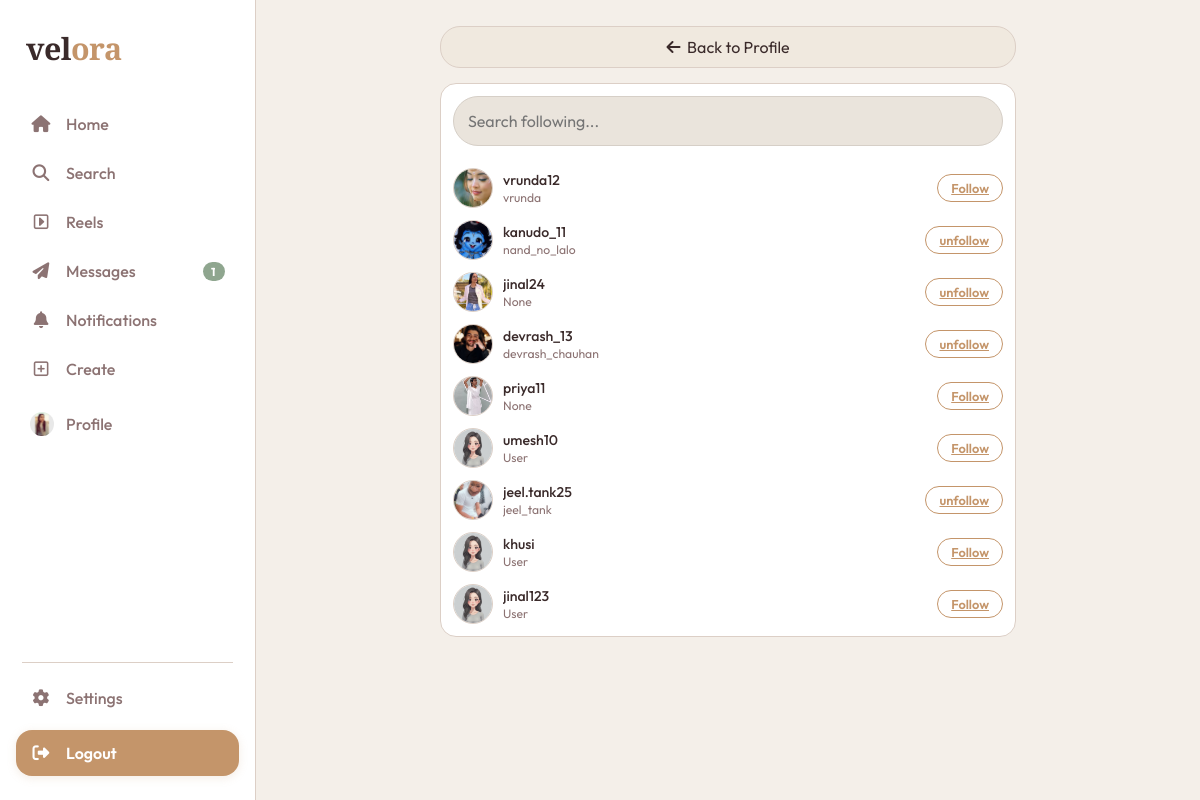
/following/ (signed in), run on the app's committed database.
### myapp/models.py (models this page shows, shortened)
class instauser(models.Model):
    gender_choices = (
        ('male','Male'),
        ('female','Female'),
    )
    username = models.CharField(max_length=100,unique=True)
    email = models.EmailField(unique=True,null=True,blank=True)
    password = models.CharField(max_length=100, null=True, blank=True)
    profile_pic = models.FileField(upload_to='profile_pics/', blank=True, null=True)
    gender = models.CharField(max_length=10,choices=gender_choices,blank=True, null=True)
    fullname = models.CharField(max_length=100,blank=True, null=True)
    bio = models.TextField(blank=True, null=True)
    description = models.TextField(blank=True, null=True)
    link = models.URLField(blank=True, null=True)
    otp = models.PositiveIntegerField(default=987)
    otp_created_at = models.DateTimeField(null=True, blank=True)
    created_at = models.DateTimeField(auto_now_add=True)
    updated_at = models.DateTimeField(auto_now=True)

### myapp/views.py (the view)
    def wrapper(request,*args,**kwargs):
        if "email" in request.session:
            try:
                uid = instauser.objects.get(email = request.session['email'])
                request.uid = uid
                return view_function(request,*args,**kwargs)
            except instauser.DoesNotExist:
                return redirect("login")
        return redirect("login")

### myapp/views.py (called while the page is built)
def checklogin(view_function):
    def wrapper(request,*args,**kwargs):
        if "email" in request.session:
            try:
                uid = instauser.objects.get(email = request.session['email'])
                request.uid = uid
                return view_function(request,*args,**kwargs)
            except instauser.DoesNotExist:
                return redirect("login")
        return redirect("login")
    return wrapper

@checklogin
def following(request):
    uid = request.uid
    users = instauser.objects.exclude(username=uid.username)
    my_following = FollowUsers.objects.filter(following=uid).values_list('following_person_id', flat=True)
    search = request.GET.get("search")
    if search:
        users = users.filter(
            Q(username__icontains = search) |
            Q(fullname__icontains = search)
        )
    context = {
        'uid': uid,
        'users': users,
        'my_following': my_following,
    }
    return render(request, "myapp/following.html", context)

### myapp/templates/myapp/following.html (shortened to what this page needs)
{% load static %}
<html lang="en">
<head>
  <link rel="stylesheet" href="https://cdnjs.cloudflare.com/ajax/libs/font-awesome/6.5.0/css/all.min.css">
  <link rel="stylesheet" href="{% static 'css/userpanel.css' %}">
  <link rel="stylesheet" href="{% static 'css/following.css' %}">
</head>
<body>
  <nav class="sidebar">
    <div class="logo">vel<span>ora</span></div>
    <div class="nav-links">
      <a href="{% url 'home' %}" class="nav-item"><span class="nav-icon"><i class="fa-solid fa-house"></i></span><span class="nav-label">Home</span></a>
      <a href="{% url 'search' %}" class="nav-item"><span class="nav-icon"><i class="fa-solid fa-magnifying-glass"></i></span><span class="nav-label">Search</span></a>
      <a href="{% url 'reels' %}" class="nav-item"><span class="nav-icon"><i class="fa-regular fa-square-caret-right"></i></span><span class="nav-label">Reels</span></a>
      <a href="{% url 'messages' %}" class="nav-item has-badge"><span class="nav-icon"><i class="fa-solid fa-paper-plane"></i></span><span class="nav-label">Messages</span><span class="badge" id="msg-badge" style="display:none;"></span></a>
      <a href="{% url 'notification' %}" class="nav-item has-badge"><span class="nav-icon"><i class="fa-solid fa-bell"></i></span><span class="nav-label">Notifications</span></a>
      <div class="nav-item-wrapper">
        <a href="javascript:void(0)" class="nav-item" onclick="var m=document.getElementById('create-submenu');m.style.display=m.style.display==='flex'?'none':'flex';"><span class="nav-icon"><i class="fa-regular fa-square-plus"></i></span><span class="nav-label">Create</span></a>
      </div>
      <a href="{% url 'profile' %}" class="sidebar-profile-mini">
        <span class="nav-icon">
          {% if uid.profile_pic %}
          <img src="{{uid.profile_pic.url}}" alt="Profile">
          {% else %}
          <img src="https://i.pravatar.cc/80?img=47" alt="Profile">
          {% endif %}
        </span>
        <span class="nav-label">Profile</span>
      </a>
    </div>
    <div class="sidebar-divider"></div>
    <div class="nav-bottom">
      <a href="{% url 'settings' %}" class="nav-item"><span class="nav-icon"><i class="fa-solid fa-gear"></i></span><span class="nav-label">Settings</span></a>
      <a href="{% url 'logout' %}" class="nav-item logout-btn"><span class="nav-icon"><i class="fa-solid fa-right-from-bracket"></i></span><span class="nav-label">Logout</span></a>
    </div>
  </nav>
  <div class="pages-wrapper">
    <div id="following" class="page page-with-panel" style="display:flex;">
      <main class="follow-list-area">
        <a href="{% url 'profile' %}" class="back-btn" style="display:flex; width:auto; padding: 0 16px; border-radius: 20px;">
          <i class="fa-solid fa-arrow-left"></i> &nbsp; Back to Profile
        </a>
        <div class="follow-list-card" style="display:flex; flex-direction:column; gap:12px; padding:12px;">
          <form method="GET" action="" style="width:100%; margin-bottom:10px;">
            <input
              type="text"
              name="search"
              placeholder="Search following..."
              value="{{ request.GET.search }}"
              class="search-input"
              style="width:100%; padding:14px; border-radius:25px;"
            >
          </form>
          {% for user in users %}
            <div class="suggest-item">
              <div class="sug-av">
                {% if user.profile_pic %}
                <img src="{{user.profile_pic.url}}">
                {% else %}
                <img src="https://i.pravatar.cc/80?img=9">
                {% endif %}
              </div>
              <div class="sug-info">
                <div class="sug-name">{{user.username}}</div>
                <div class="sug-note">{{user.fullname|default:"User"}}</div>
              </div>
              {% if user.id in my_following %}
                <a href="{% url 'follow_unfollow' pk=user.id %}" class="follow-btn remove-btn">unfollow</a>
              {% else %}
                <a href="{% url 'follow_unfollow' pk=user.id %}" class="follow-btn">Follow</a>
              {% endif %}
            </div>
          {% endfor %}
        </div>
      </main>
    </div>
  </div>
</body>
</html>

### myapp/static/css/userpanel.css (style rules this page uses)
:root { --bg: #F4EFE9; --bg2: #FFFFFF; --bg3: #F0E9DF; --border: #DCCFC6; --text: #3A2A2A; --muted: #8C7373; --accent: #C4956A; --accent2: #A98059; --green: #8FA68F; --sidebar-w: 256px; --panel-w: 310px; --r-sm: 10px; --r-md: 16px; --r-lg: 22px; --shadow: 0 2px 14px rgba(60, 40, 40, 0.10); --t: all 0.22s ease; font-size: 16px; }
*, *::before, *::after { box-sizing: border-box; margin: 0; padding: 0; }
html { scroll-behavior: smooth; }
body { font-family: 'Outfit', sans-serif; font-size: 1rem; background: var(--bg); color: var(--text); min-height: 100vh; display: flex; }
* { scrollbar-width: none; -ms-overflow-style: none; }
.sidebar { width: var(--sidebar-w); flex-shrink: 0; background: var(--bg2); border-right: 1px solid var(--border); height: 100vh; position: sticky; top: 0; display: flex; flex-direction: column; padding: 28px 16px 20px; overflow-y: auto; z-index: 100; }
.logo { font-family: 'Playfair Display', serif; font-size: 1.9rem; font-weight: 700; color: var(--text); padding: 0 10px 32px; letter-spacing: -0.5px; }
.logo span { color: var(--accent); }
.nav-links { display: flex; flex-direction: column; gap: 3px; flex: 1; }
.nav-item { display: flex; align-items: center; gap: 14px; padding: 13px 14px; border-radius: var(--r-md); color: var(--muted); text-decoration: none; font-size: 1rem; font-weight: 500; position: relative; transition: var(--t); }
.nav-icon { width: 22px; text-align: center; font-size: 1.05rem; flex-shrink: 0; }
.nav-label { flex: 1; }
.badge { background: var(--green); color: #fff; font-size: 0.72rem; font-weight: 700; padding: 2px 8px; border-radius: 20px; min-width: 22px; text-align: center; }
.sidebar-divider { height: 1px; background: var(--border); margin: 12px 6px; }
.nav-bottom { display: flex; flex-direction: column; gap: 3px; padding-bottom: 4px; }
.logout-btn { background: var(--accent) !important; color: #fff !important; border-radius: var(--r-md) !important; font-weight: 600 !important; margin-top: 6px; transition: var(--t); box-shadow: 0 2px 10px rgba(196, 149, 106, 0.18); }
.sidebar-profile-mini { display: flex; align-items: center; gap: 14px; padding: 13px 14px; border-radius: var(--r-md); text-decoration: none; transition: var(--t); margin-top: 4px; position: relative; color: var(--muted); font-weight: 500; }
.sidebar-profile-mini img { width: 24px; height: 24px; border-radius: 50%; object-fit: cover; flex-shrink: 0; display: block; }
.pages-wrapper { flex: 1; min-width: 0; position: relative; }
.page { display: none; width: 100%; min-height: 100vh; }
.page-with-panel { flex-direction: row; align-items: flex-start; }
.pages-wrapper { flex: 1; display: flex; justify-content: center; align-items: flex-start; min-height: 100vh; }
.back-btn { width: 42px; height: 42px; border-radius: 50%; background: var(--bg3); border: 1.5px solid var(--border); display: flex; align-items: center; justify-content: center; color: var(--text); text-decoration: none; font-size: 1rem; flex-shrink: 0; transition: var(--t); }
.suggest-item { display: flex; align-items: center; gap: 10px; }
.sug-av { width: 40px; height: 40px; border-radius: 50%; overflow: hidden; flex-shrink: 0; border: 1.5px solid var(--border); }
.sug-av img { width: 100%; height: 100%; object-fit: cover; }
.sug-info { flex: 1; min-width: 0; }
.sug-name { font-size: 0.88rem; font-weight: 500; color: var(--text); white-space: nowrap; overflow: hidden; text-overflow: ellipsis; }
.sug-note { font-size: 0.76rem; color: var(--muted); margin-top: 1px; white-space: nowrap; overflow: hidden; text-overflow: ellipsis; }
.follow-btn { background: none; border: 1.5px solid var(--accent); color: var(--accent); font-size: 0.8rem; font-weight: 600; padding: 5px 13px; border-radius: 20px; cursor: pointer; font-family: 'Outfit', sans-serif; transition: var(--t); flex-shrink: 0; }
.search-input { width: 100%; padding: 14px 16px 14px 44px; background: var(--bg2); border: 1.5px solid var(--border); border-radius: var(--r-md); font-family: 'Outfit', sans-serif; font-size: 1rem; color: var(--text); outline: none; transition: var(--t); }
.nav-item-wrapper { position: relative; }

### myapp/static/css/following.css (style rules this page uses)
.follow-list-area { flex: 1; max-width: 620px; margin: 0 auto; padding: 26px 22px 70px; overflow-y: auto; height: 100vh; }
.follow-list-card { background: var(--bg2); border-radius: var(--r-md); border: 1px solid var(--border); padding: 20px; margin-top: 15px; }
.search-input { border: 1px solid #d6cfc7; background: #eae4dc; outline: none; }

### data on the page
instauser: profile_pic (picture)
instauser: profile_pic (picture), username "vrunda12", fullname "vrunda", shows "Follow"
instauser: profile_pic (picture), username "kanudo_11", fullname "nand_no_lalo", shows "unfollow"
instauser: profile_pic (picture), username "jinal24", fullname "None", shows "unfollow"
instauser: profile_pic (picture), username "devrash_13", fullname "devrash_chauhan", shows "unfollow"
instauser: profile_pic (picture), username "priya11", fullname "None", shows "Follow"
instauser: profile_pic (picture), username "umesh10", fullname "User", shows "Follow"
instauser: profile_pic (picture), username "jeel.tank25", fullname "jeel_tank", shows "unfollow"
instauser: profile_pic (picture), username "khusi", fullname "User", shows "Follow"
instauser: profile_pic (picture), username "jinal123", fullname "User", shows "Follow"
